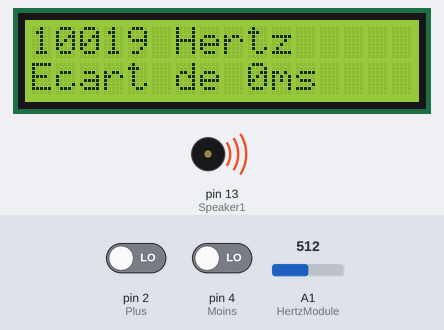
This sketch was run on a simulated Arduino Uno, built with avr-gcc and run on an emulated ATmega328P. Shown: 16×2 character LCD, buzzer (waves = sounding). The test bench sets the inputs (shaded band); at power-on: A1 (HertzModule) = 512, pin 2 (Plus) LOW, pin 4 (Moins) LOW.

Above: at 1.2 s.
1.3 s: A1 (HertzModule) set to 499
At 1.8 s:
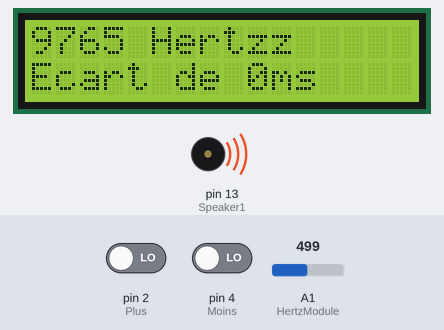
2.8 s: A1 (HertzModule) set to 55
At 4.0 s:
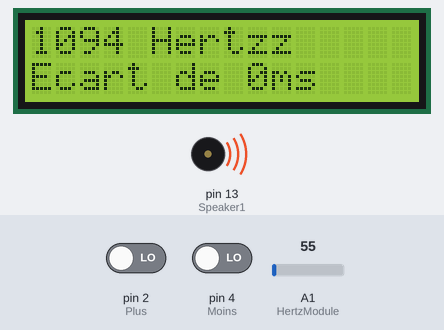
4.3 s: A1 (HertzModule) set to 47
At 5.2 s:
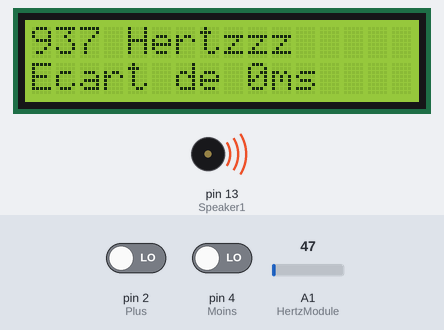
5.8 s: pin 2 (Plus) driven HIGH
At 7.34 s:
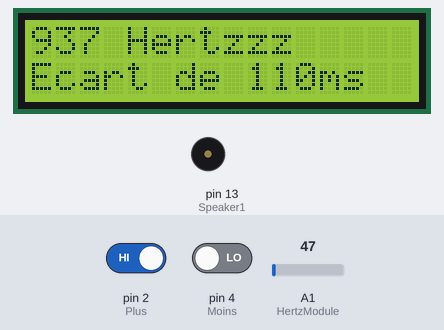
7.6 s: A1 (HertzModule) set to 6
At 9.38 s:
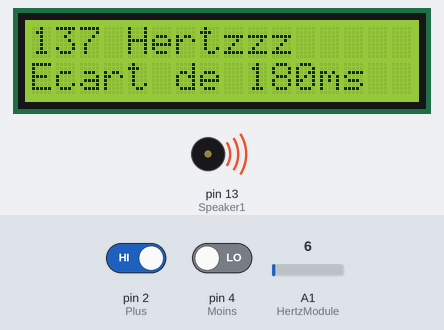
9.4 s: A1 (HertzModule) set to 3
At 10.18 s:
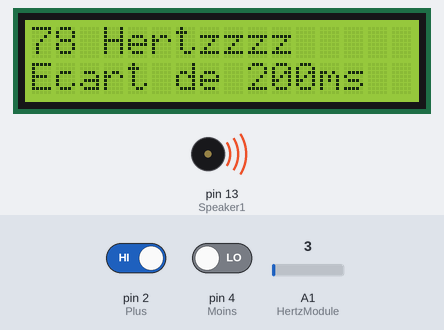
Timing chart, 0 to 13.2 s (numbered marks = the images above; inputs shaded):
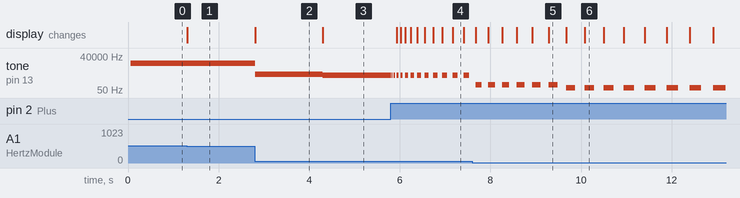

Measured:
- the behaviour switches between 511 and 510 on A1 (HertzModule) (found by bisection; images 0 and 1)
- the behaviour switches between 51 and 50 on A1 (HertzModule) (found by bisection; images 2 and 3)
- the behaviour switches between 5 and 4 on A1 (HertzModule) (found by bisection; images 5 and 6)
- after the input at 1.3 s, tone on pin 13 (Speaker1): 10019 Hz → 9765 Hz at once; the display: changes at once (image 1)
- after the input at 2.8 s, tone on pin 13 (Speaker1): 9765 Hz → 1094 Hz at once; the display: changes at once (image 2)
- after the input at 4.3 s, tone on pin 13 (Speaker1): 1094 Hz → 937 Hz at once; the display: changes at once (image 3)
- after the input at 5.8 s, tone on pin 13 (Speaker1): 937 Hz → silent at once, then repeats every 0.04 s: 937 Hz 0.02 s, silent 0.02 s; the display: first changes after 0.13 s (image 4 shows a later state)
- after the input at 9.4 s, the display: first differs from a run without the input after 0.68 s (image 6)

The sketch:

SoundSystem_V0.1.ino
```cpp
// include the library code:
#include <LiquidCrystal.h>

// Pin's Numbers
int Speaker1 = 13;
int HertzModule = 1;
int Plus = 2;
int Moins = 4;

// initialize the library with the numbers of the interface pins
LiquidCrystal lcd(7, 8, 9, 10, 11, 12);

// Variables
int value = 0;
int Ecart = 0;

void setup() {
  Serial.begin(9600);
  pinMode(Speaker1, OUTPUT);

  pinMode(Moins, INPUT);
  pinMode(Plus, INPUT);

  // set up the LCD's number of columns and rows:
  lcd.begin(16, 2);
}


void loop() {
  if ( digitalRead(Plus) == 1) {
    Ecart = Ecart + 10;
  }
  if ( digitalRead(Moins) == 1 && Ecart > 0) {
    Ecart = Ecart - 10;
  }

  lcd.setCursor(0, 0);
  if ( (analogRead(HertzModule) - value >= 4 || analogRead(HertzModule) - value <= (4) ) ) {
    value = map(analogRead(HertzModule), 0, 1023, 20, 20000);
  }


  if (Ecart > 0 ){
    tone(Speaker1, value);
    delay(Ecart);
    noTone(Speaker1);
    delay(Ecart);
  } else {
    tone(Speaker1, value);
  }

  // print the number of seconds since reset:
  lcd.print(value);
  lcd.print(" Hertz");
  lcd.setCursor(0, 1);
  lcd.print("Ecart de ");
  lcd.print(Ecart);
  lcd.print("ms");

}
```
